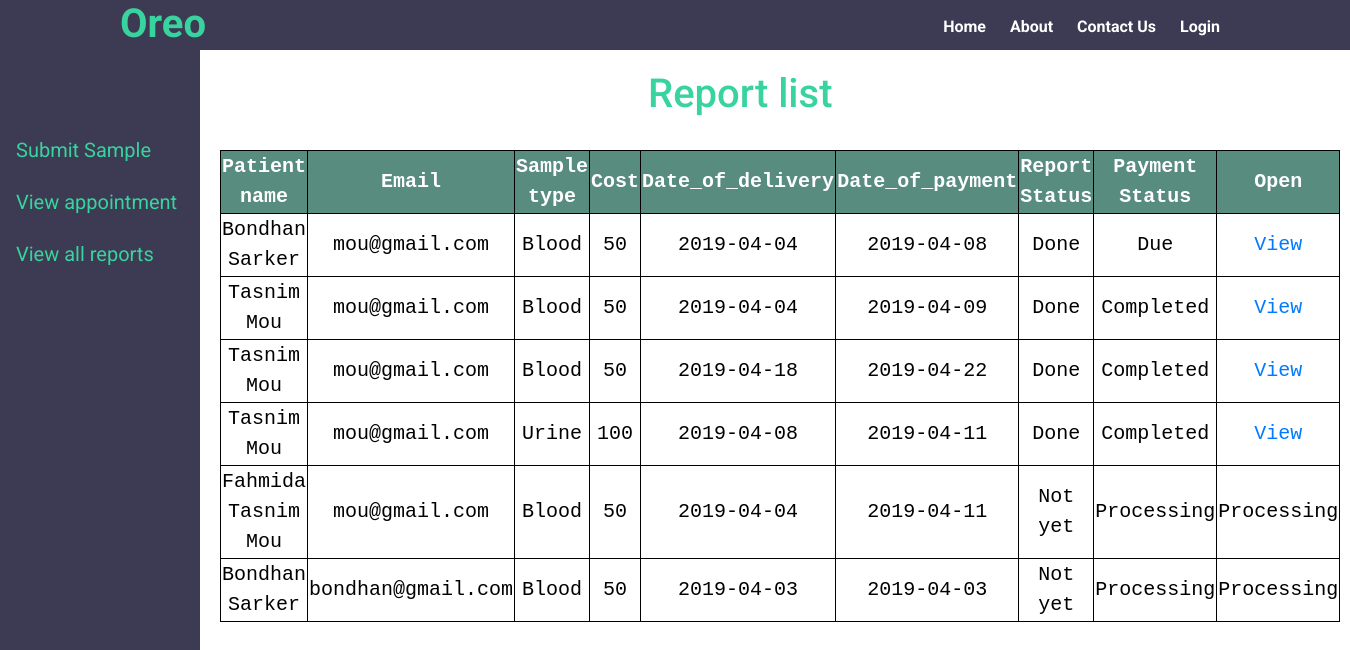
The page /staff_report_list_view.php on the database its author committed.
### tables this page shows
CREATE TABLE `sample` (
  `Sample_id` int(50) NOT NULL,
  `Sample_type` varchar(50) NOT NULL,
  `Email` varchar(50) NOT NULL,
  `Patient_name` varchar(50) NOT NULL,
  `Age` varchar(50) NOT NULL,
  `Sex` varchar(50) NOT NULL,
  `Date_of_delivery` varchar(50) NOT NULL,
  `Date_of_payment` varchar(50) NOT NULL,
  `Cost` int(50) NOT NULL,
  `Sample_status` varchar(50) NOT NULL,
  `Payment_status` varchar(50) NOT NULL
);

### staff_report_list_view.php (the view, shortened to what this page needs)
<?php
	include 'staff_sidebar.php';
	include 'connection_link.php';
	echo'<h1 class="Dashboard" >Report list</h1>';
		$sql = "SELECT * FROM sample";
		$result = mysqli_query($conn, $sql);
	if ($result->num_rows > 0)
	{
	    echo "<table align=center>
				     <tr>
				     	<th>Patient name</th>
				     	<th>Email</th>
				     	<th>Sample type</th>
				     	<th>Cost</th>
						<th>Date_of_delivery</th>
						<th>Date_of_payment</th>
						<th>Report Status</th>
						<th>Payment Status</th>
						<th>Open</th>
					</tr>";
	    while($row = $result->fetch_assoc())
	    {
	    	if($row["Sample_status"]=="Done")
	    	{
      	  		echo "<tr>
							<td>".$row["Patient_name"]. "</td>
							<td>".$row["Email"]. "</td>
							<td>".$row["Sample_type"]. "</td>
			     			<td>".$row["Cost"]. "</td>
							<td>".$row["Date_of_delivery"]. "</td>
							<td>".$row["Date_of_payment"]. "</td>
							<td>".$row["Sample_status"]. "</td>
							<td>".$row["Payment_status"]. "</td>
							<td>"."<a href='staff_view_prescription.php?Sample_id=".$row["Sample_id"]."'>View"."</td>
               		</tr>";
	    	}
	    	else
	    	{
	    		echo "<tr>
							<td>".$row["Patient_name"]. "</td>
							<td>".$row["Email"]. "</td>
							<td>".$row["Sample_type"]. "</td>
			     			<td>".$row["Cost"]. "</td>
							<td>".$row["Date_of_delivery"]. "</td>
							<td>".$row["Date_of_payment"]. "</td>
							<td>".$row["Sample_status"]. "</td>
							<td>Processing</td>
							<td>Processing</td>
		             </tr>";
	    	}
	    }
	    echo "</table>";
	}
	else
	{
	    echo "0 results";
	}
?>

### css/style.css (style rules this page uses)
body { font-family: 'Roboto', sans-serif; margin: 0px; padding: 0px; }
table { width: 80%; color: red; font-family: monospace; font-size: 20px; text-align: center; padding: 5px; margin-left: 220px; border:1px solid black; }
th { background-color: #588c7e; color: white; border:1px solid black; }
td { color: black; border:1px solid black; }
.Dashboard { margin-left:48%; color:#38D39F; padding-top:20px; }

### rows shown on the page
sample: Patient_name "Bondhan Sarker", Email "mou@gmail.com", Sample_type "Blood", Cost "50", Date_of_delivery "2019-04-04", Date_of_payment "2019-04-08", Sample_status "Done", Payment_status "Due"
sample: Patient_name "Tasnim Mou", Email "mou@gmail.com", Sample_type "Blood", Cost "50", Date_of_delivery "2019-04-04", Date_of_payment "2019-04-09", Sample_status "Done", Payment_status "Completed"
sample: Patient_name "Tasnim Mou", Email "mou@gmail.com", Sample_type "Blood", Cost "50", Date_of_delivery "2019-04-18", Date_of_payment "2019-04-22", Sample_status "Done", Payment_status "Completed"
sample: Patient_name "Tasnim Mou", Email "mou@gmail.com", Sample_type "Urine", Cost "100", Date_of_delivery "2019-04-08", Date_of_payment "2019-04-11", Sample_status "Done", Payment_status "Completed"
sample: Patient_name "Fahmida Tasnim Mou", Email "mou@gmail.com", Sample_type "Blood", Cost "50", Date_of_delivery "2019-04-04", Date_of_payment "2019-04-11", Sample_status "Not yet"
sample: Patient_name "Bondhan Sarker", Email "bondhan@gmail.com", Sample_type "Blood", Cost "50", Date_of_delivery "2019-04-03", Date_of_payment "2019-04-03", Sample_status "Not yet"
